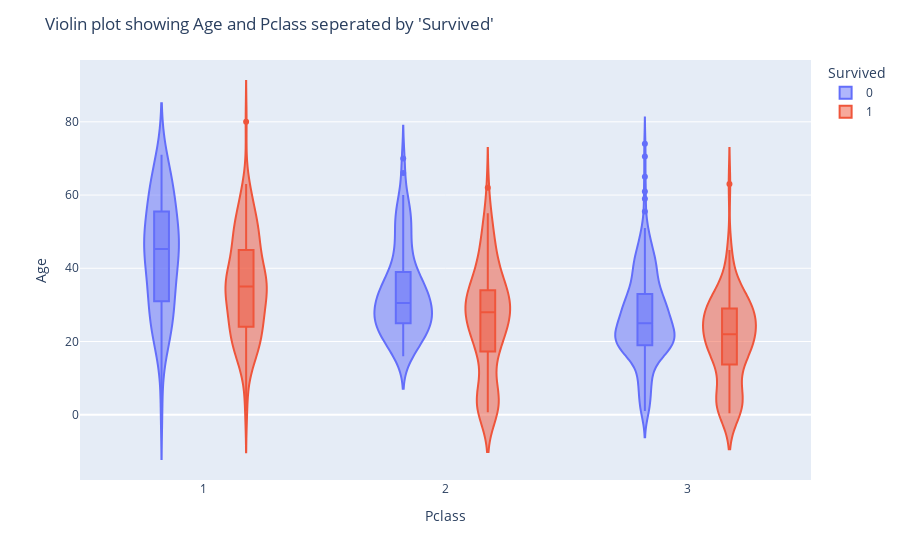

The notebook cell saved with this chart:
### Markdown cell above
#### Checking the survial of different ages and pclass

### Code cell
fig = px.violin(dfTrain, y="Age", x="Pclass", color="Survived", box=True,
          hover_data=dfTrain.columns)
fig['layout']['title'] = "Violin plot showing Age and Pclass seperated by 'Survived'"
py.iplot(fig, filename='Titanic violin plot - Age and Pclass, Survived')
fig.show()

### Figure 1 — Plotly figure (JSON) as saved in the notebook; plotly's stock layout.template omitted (floating-point values rounded to 4 significant figures; data arrays with more than 128 entries replaced by an {"elided": "..."} marker saying what was removed)
{"data": [{"alignmentgroup": "True", "box": {"visible": true}, "customdata": {"elided": "549x10 mixed values"}, "hovertemplate": "Survived=%{customdata[1]}<br>Pclass=%{x}<br>Age=%{y}<br>PassengerId=%{customdata[0]}<br>Name=%{customdata[2]}<br>Sex=%{customdata[3]}<br>SibSp=%{customdata[4]}<br>Parch=%{customdata[5]}<br>Ticket=%{customdata[6]}<br>Fare=%{customdata[7]}<br>Cabin=%{customdata[8]}<br>Embarked=%{customdata[9]}<extra></extra>", "legendgroup": "0", "marker": {"color": "#636efa"}, "name": "0", "offsetgroup": "0", "orientation": "v", "scalegroup": "True", "showlegend": true, "type": "violin", "x": {"elided": "549 int values"}, "x0": " ", "xaxis": "x", "y": {"elided": "549 float values"}, "y0": " ", "yaxis": "y"}, {"alignmentgroup": "True", "box": {"visible": true}, "customdata": {"elided": "342x10 mixed values"}, "hovertemplate": "Survived=%{customdata[1]}<br>Pclass=%{x}<br>Age=%{y}<br>PassengerId=%{customdata[0]}<br>Name=%{customdata[2]}<br>Sex=%{customdata[3]}<br>SibSp=%{customdata[4]}<br>Parch=%{customdata[5]}<br>Ticket=%{customdata[6]}<br>Fare=%{customdata[7]}<br>Cabin=%{customdata[8]}<br>Embarked=%{customdata[9]}<extra></extra>", "legendgroup": "1", "marker": {"color": "#EF553B"}, "name": "1", "offsetgroup": "1", "orientation": "v", "scalegroup": "True", "showlegend": true, "type": "violin", "x": {"elided": "342 int values"}, "x0": " ", "xaxis": "x", "y": {"elided": "342 float values"}, "y0": " ", "yaxis": "y"}], "layout": {"legend": {"title": {"text": "Survived"}, "tracegroupgap": 0}, "margin": {"t": 60}, "title": {"text": "Violin plot showing Age and Pclass seperated by 'Survived'"}, "violinmode": "group", "xaxis": {"anchor": "y", "domain": [0, 1], "title": {"text": "Pclass"}}, "yaxis": {"anchor": "x", "domain": [0, 1], "title": {"text": "Age"}}}}
